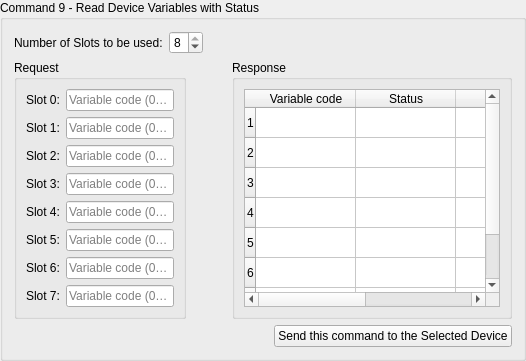
             <widget class="QGroupBox" name="command9_group">
              <property name="title">
               <string>Command 9 - Read Device Variables with Status</string>
              </property>
              <layout class="QVBoxLayout" name="command9_layout">
               <item>
                <layout class="QHBoxLayout" name="horizontalLayout_33">
                 <item>
                  <widget class="QLabel" name="label_33">
                   <property name="text">
                    <string>Number of Slots to be used:</string>
                   </property>
                  </widget>
                 </item>
                 <item>
                  <widget class="QSpinBox" name="command9_spinbox">
                   <property name="minimum">
                    <number>1</number>
                   </property>
                   <property name="maximum">
                    <number>8</number>
                   </property>
                   <property name="value">
                    <number>8</number>
                   </property>
                  </widget>
                 </item>
                 <item>
                  <spacer name="horizontalSpacer_5">
                   <property name="orientation">
                    <enum>Qt::Horizontal</enum>
                   </property>
                   <property name="sizeHint" stdset="0">
                    <size>
                     <width>40</width>
                     <height>20</height>
                    </size>
                   </property>
                  </spacer>
                 </item>
                </layout>
               </item>
               <item>
                <layout class="QHBoxLayout" name="command9_content_layout">
                 <item>
                  <widget class="QGroupBox" name="request_group_command9">
                   <property name="title">
                    <string>Request</string>
                   </property>
                   <layout class="QVBoxLayout" name="request_layout_command9">
                    <item>
                     <layout class="QHBoxLayout" name="horizontalLayout_34">
                      <item>
                       <widget class="QLabel" name="label_slot0">
                        <property name="text">
                         <string>Slot 0:</string>
                        </property>
                       </widget>
                      </item>
                      <item>
                       <widget class="QLineEdit" name="lineEdit_command9_slot0">
                        <property name="placeholderText">
                         <string>Variable code (0-250)</string>
                        </property>
                       </widget>
                      </item>
                     </layout>
                    </item>
                    <item>
                     <layout class="QHBoxLayout" name="horizontalLayout_35">
                      <item>
                       <widget class="QLabel" name="label_slot1">
                        <property name="text">
                         <string>Slot 1:</string>
                        </property>
                       </widget>
                      </item>
                      <item>
                       <widget class="QLineEdit" name="lineEdit_command9_slot1">
                        <property name="placeholderText">
                         <string>Variable code (0-250)</string>
                        </property>
                       </widget>
                      </item>
                     </layout>
                    </item>
                    <item>
                     <layout class="QHBoxLayout" name="horizontalLayout_36">
                      <item>
                       <widget class="QLabel" name="label_slot2">
                        <property name="text">
                         <string>Slot 2:</string>
                        </property>
                       </widget>
                      </item>
                      <item>
                       <widget class="QLineEdit" name="lineEdit_command9_slot2">
                        <property name="placeholderText">
                         <string>Variable code (0-250)</string>
                        </property>
                       </widget>
                      </item>
                     </layout>
                    </item>
                    <item>
                     <layout class="QHBoxLayout" name="horizontalLayout_37">
                      <item>
                       <widget class="QLabel" name="label_slot3">
                        <property name="text">
                         <string>Slot 3:</string>
                        </property>
                       </widget>
                      </item>
                      <item>
                       <widget class="QLineEdit" name="lineEdit_command9_slot3">
                        <property name="placeholderText">
                         <string>Variable code (0-250)</string>
                        </property>
                       </widget>
                      </item>
                     </layout>
                    </item>
                    <item>
                     <layout class="QHBoxLayout" name="horizontalLayout_38">
                      <item>
                       <widget class="QLabel" name="label_slot4">
                        <property name="text">
                         <string>Slot 4:</string>
                        </property>
                       </widget>
                      </item>
                      <item>
                       <widget class="QLineEdit" name="lineEdit_command9_slot4">
                        <property name="placeholderText">
                         <string>Variable code (0-250)</string>
                        </property>
                       </widget>
                      </item>
                     </layout>
                    </item>
                    <item>
                     <layout class="QHBoxLayout" name="horizontalLayout_39">
                      <item>
                       <widget class="QLabel" name="label_slot5">
                        <property name="text">
                         <string>Slot 5:</string>
                        </property>
                       </widget>
                      </item>
                      <item>
                       <widget class="QLineEdit" name="lineEdit_command9_slot5">
                        <property name="placeholderText">
                         <string>Variable code (0-250)</string>
                        </property>
                       </widget>
                      </item>
                     </layout>
                    </item>
                    <item>
                     <layout class="QHBoxLayout" name="horizontalLayout_40">
                      <item>
                       <widget class="QLabel" name="label_slot6">
                        <property name="text">
                         <string>Slot 6:</string>
                        </property>
                       </widget>
                      </item>
                      <item>
                       <widget class="QLineEdit" name="lineEdit_command9_slot6">
                        <property name="placeholderText">
                         <string>Variable code (0-250)</string>
                        </property>
                       </widget>
                      </item>
                     </layout>
                    </item>
                    <item>
                     <layout class="QHBoxLayout" name="horizontalLayout_41">
                      <item>
                       <widget class="QLabel" name="label_slot7">
                        <property name="text">
                         <string>Slot 7:</string>
                        </property>
                       </widget>
                      </item>
                      <item>
                       <widget class="QLineEdit" name="lineEdit_command9_slot7">
                        <property name="placeholderText">
                         <string>Variable code (0-250)</string>
                        </property>
                       </widget>
                      </item>
                     </layout>
                    </item>
                   </layout>
                  </widget>
                 </item>
                 <item>
                  <spacer name="horizontalSpacer_61">
                   <property name="orientation">
                    <enum>Qt::Horizontal</enum>
                   </property>
                   <property name="sizeType">
                    <enum>QSizePolicy::Minimum</enum>
                   </property>
                   <property name="sizeHint" stdset="0">
                    <size>
                     <width>40</width>
                     <height>20</height>
                    </size>
                   </property>
                  </spacer>
                 </item>
                 <item>
                  <widget class="QGroupBox" name="response_group_command9">
                   <property name="title">
                    <string>Response</string>
                   </property>
                   <layout class="QVBoxLayout" name="response_layout_command9">
                    <item>
                     <widget class="QTableWidget" name="command9_response_table">
                      <property name="editTriggers">
                       <set>QAbstractItemView::NoEditTriggers</set>
                      </property>
                      <property name="rowCount">
                       <number>8</number>
                      </property>
                      <property name="columnCount">
                       <number>4</number>
                      </property>
                      <row/>
                      <row/>
                      <row/>
                      <row/>
                      <row/>
                      <row/>
                      <row/>
                      <row/>
                      <column>
                       <property name="text">
                        <string>Variable code</string>
                       </property>
                      </column>
                      <column>
                       <property name="text">
                        <string>Status</string>
                       </property>
                      </column>
                      <column>
                       <property name="text">
                        <string>Value</string>
                       </property>
                      </column>
                      <column>
                       <property name="text">
                        <string>Units</string>
                       </property>
                      </column>
                     </widget>
                    </item>
                   </layout>
                  </widget>
                 </item>
                </layout>
               </item>
               <item alignment="Qt::AlignRight">
                <widget class="QPushButton" name="send_command9_button">
                 <property name="text">
                  <string>Send this command to the Selected Device</string>
                 </property>
                </widget>
               </item>
              </layout>
             </widget>
